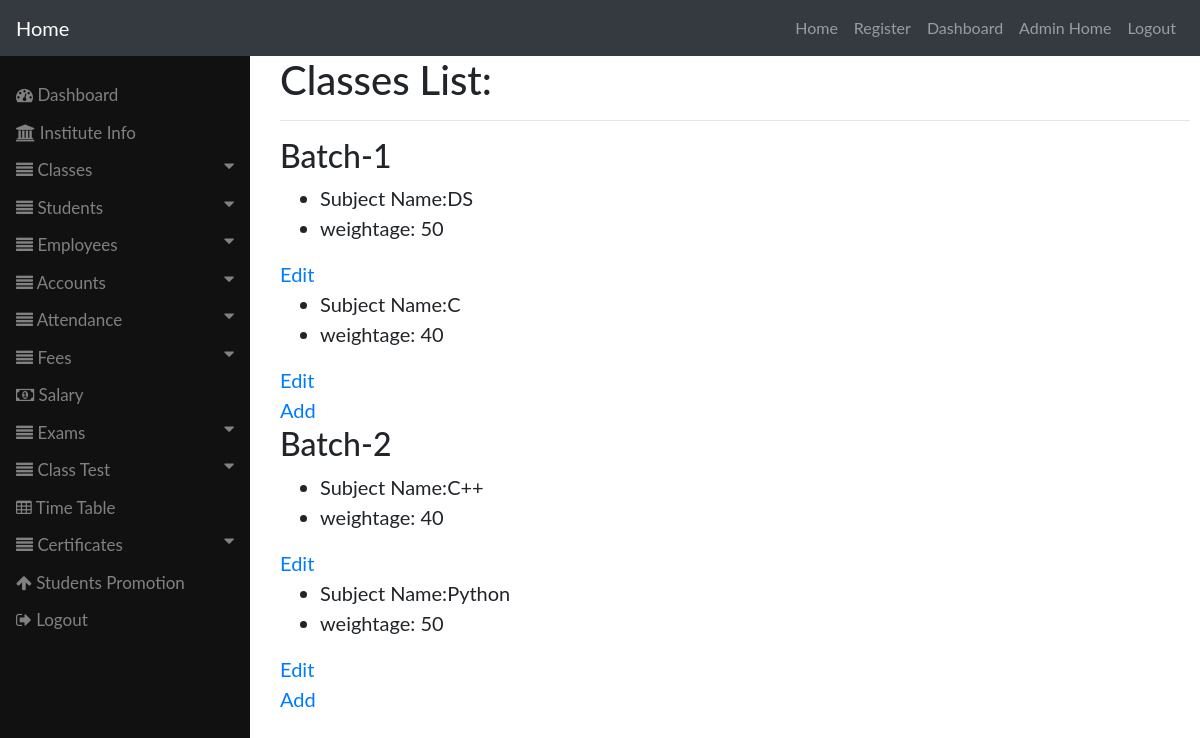
Page /viewsubjects/ (signed in) on the committed database.
### EskoolyApp/models.py (models this page shows, shortened)
class Classes(models.Model):
    name = models.CharField(max_length = 40)
    monthly_fees = models.IntegerField()

class Subjects(models.Model):
    sub_name = models.CharField(max_length = 40)
    weightage = models.IntegerField()
    class_name = models.ForeignKey(Classes, on_delete=models.CASCADE, default="")

### EskoolyApp/decorators.py (the view)
        def wrappper_func(request,*args, **kwargs):
            group = None
            if request.user.groups.exists():
                group=request.user.groups.all()[0].name
            if group == 'student':
                return redirect('studentDash')
            if group == 'teacher':
                return redirect('teacherDash')
            if group =='admin':
                return view_func(request,*args, **kwargs)

### EskoolyApp/views.py (called while the page is built)
@login_required(login_url='login')
@admin_only
def SubjectsView(request):
    return render(request, 'EskoolyApp/viewsubjects.html', {'classes': Classes.objects.all()})

### templates/EskoolyApp/viewsubjects.html
{% include 'EskoolyApp/sidebar.html' %}
<div class="main">
  <h1>Classes List:</h1><hr>
  {% for class in classes %}
  <h2>{{class.name}}</h2>
  {% for subjects in class.subjects_set.all%}
  <ul>
    <li>Subject Name:{{subjects.sub_name}}</li>
    <li>weightage: {{subjects.weightage}}</li>
  </ul>
  <a href="/updatesubject/{{subjects.id}}">Edit</a><br>
  {%endfor%}
  <a href="/addsubjects">Add</a>
  {%endfor%}

### templates/EskoolyApp/sidebar.html (style rules this page uses)
body { font-family: "Lato", sans-serif; }
.main { margin-left: 200px; font-size: 20px; padding: 0px 10px; padding-left: 80px; }

### rows in the picture
Classes: name "Batch-1"
Subjects: sub_name "DS", weightage "50"
Subjects: sub_name "C", weightage "40"
Classes: name "Batch-2"
Subjects: sub_name "C++", weightage "40"
Subjects: sub_name "Python", weightage "50"
